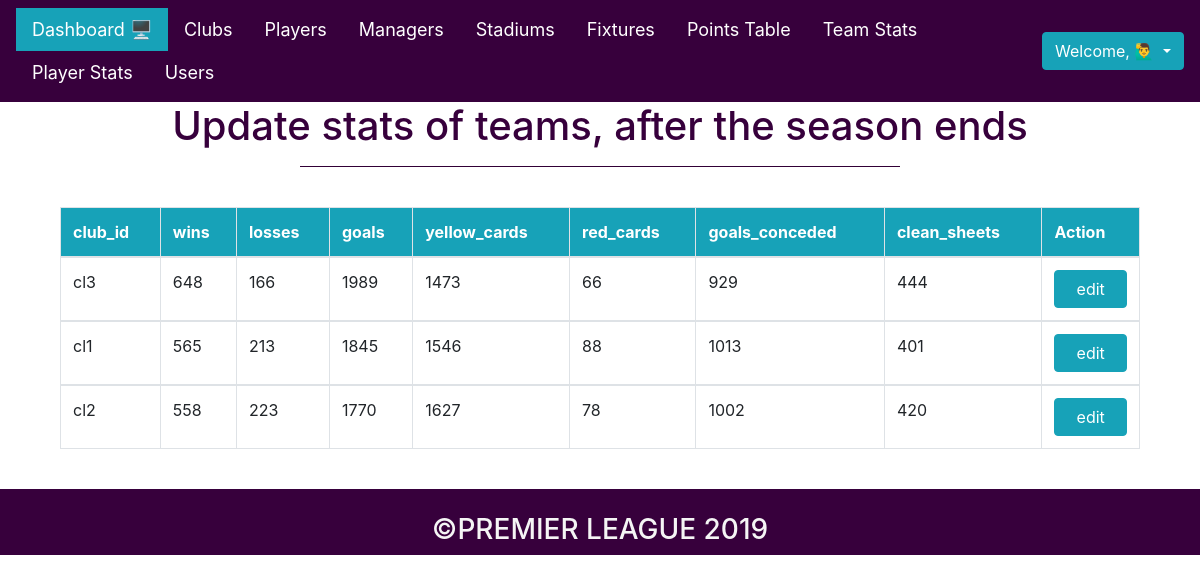
/php_files/admin/admin_team_stats.php, run on the app's committed database.
### tables this page shows
CREATE TABLE team_stats(
    club_id VARCHAR(4),
    wins INT(4),
    losses INT(4),
    goals INT(4) ,
    yellow_cards INT(4),
    red_cards INT(4),
    goals_conceded INT(4),
    clean_sheets INT(4)
);

### php_files/admin/admin_team_stats.php (the view, shortened to what this page needs)
<?php
    include "admin_header.php";
    include "../connect.php";
?>
<html>
<head>
    <link rel="stylesheet" type="text/css" href="../../css/admin_points.css">
</head>
<body>
    <center><h1>Update stats of teams, after the season ends</h1></center>
    <hr>
    <br>
    <center>
    <div class="container">
        <?php
            $qry = " SELECT * FROM team_stats ORDER BY wins DESC ";
            $res = $con->query($qry);
            $result = "";
            if($res->num_rows > 0)
            {
                $result .= " <div class = 'container'> ";
                $result .= " <table class='table table-bordered'> ";
                $result .= " <thead class='thead_clubs'> <tr>
                    <th>club_id</th>
                    <th>wins</th>
                    <th>losses</th>
                    <th>goals</th>
                    <th>yellow_cards</th>
                    <th>red_cards</th>
                    <th>goals_conceded</th>
                    <th>clean_sheets</th>
                    <th> Action </th>
                    </tr> </thead> ";
                while($row = $res->fetch_assoc())
                {
                    $result .= " <tbody> <tr>
                        <td> ".$row['club_id']." </td>
                        <td> ".$row['wins']." </td>
                        <td> ".$row['losses']." </td>
                        <td> ".$row['goals']." </td>
                        <td> ".$row['yellow_cards']." </td>
                        <td> ".$row['red_cards']." </td>
                        <td> ".$row['goals_conceded']." </td>
                        <td> ".$row['clean_sheets']." </td>
                        <td> <a href='edit_team_stats.php?edit=".$row['club_id']."'><button class='btn btn-info btn-block'>edit</button></a> </td>
                    </tr> </tbody> ";
                }
                $result .= " </table> </div> ";
            }
            echo $result;
        ?>
    </div>
    </center>
    <br>
</body>
</html>
<?php include "admin_footer.php"; ?>

### css/admin_points.css (style rules this page uses)
h1 { color: #37003c; }
hr { background: #37003c; width: 600px; }
.thead_clubs { background: #17a2b8; color: white; }

### data on the page
team_stats: club_id "cl3", wins "648", losses "166", goals "1989", yellow_cards "1473", red_cards "66", goals_conceded "929", clean_sheets "444"
team_stats: club_id "cl1", wins "565", losses "213", goals "1845", yellow_cards "1546", red_cards "88", goals_conceded "1013", clean_sheets "401"
team_stats: club_id "cl2", wins "558", losses "223", goals "1770", yellow_cards "1627", red_cards "78", goals_conceded "1002", clean_sheets "420"
